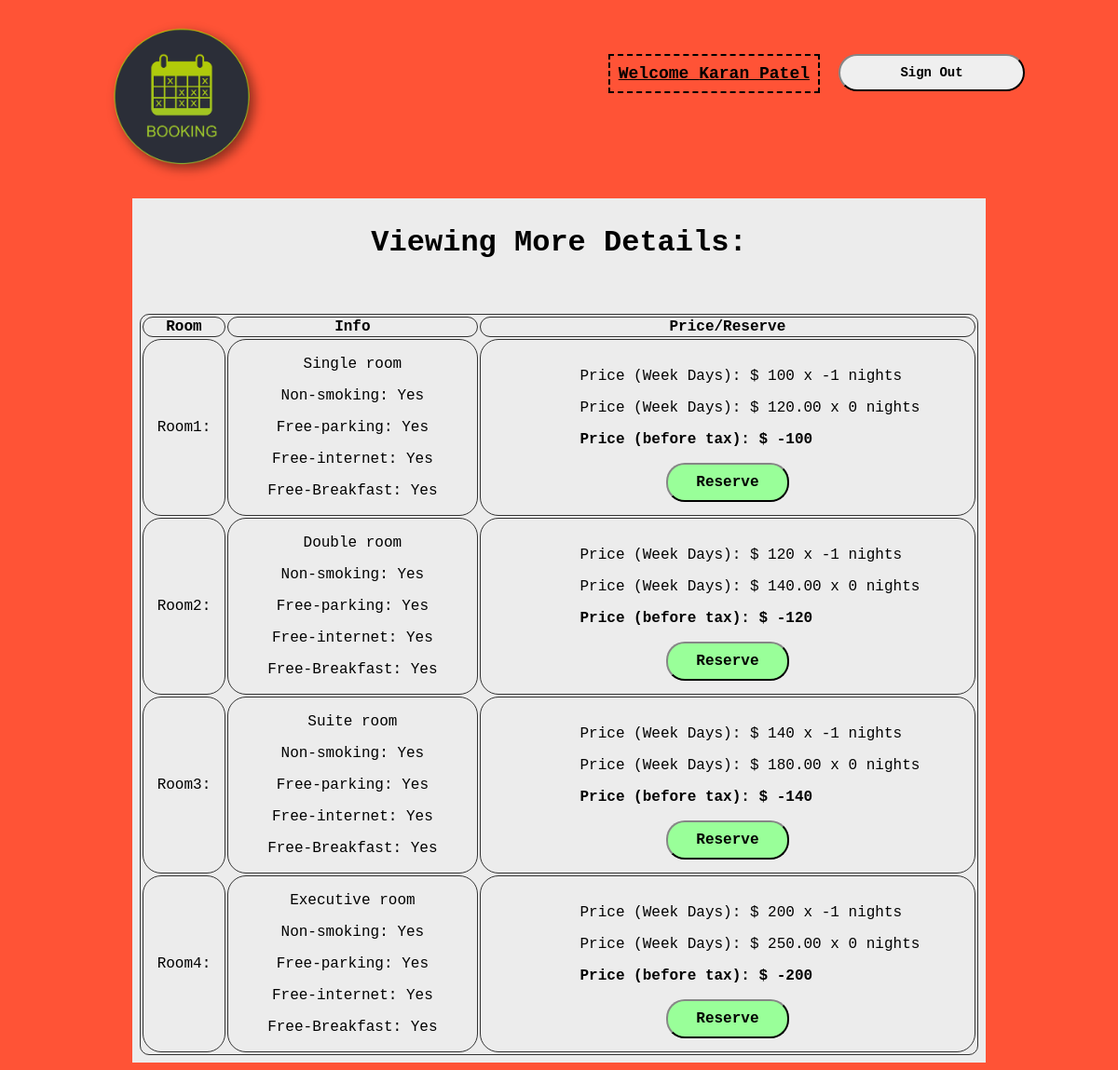
Page /showhotel_pg.php?room=5 (signed in) on the committed database.
### tables this page shows
CREATE TABLE IF NOT EXISTS `room` (
  `Rm_id` int(11) NOT NULL,
  `Rm_number` varchar(10) NOT NULL,
  `Rm_name` varchar(40) NOT NULL,
  `Rm_status` varchar(10) NOT NULL,
  `Rm_smoke` tinyint(1) NOT NULL,
  `Rm_max_Capacity` int(11) NOT NULL,
  `Rm_price` decimal(4,0) NOT NULL,
  `Rm_Hotel_id` int(11) NOT NULL,
  `room_type_id` int(11) NOT NULL,
  `Rm_number_beds` int(11) NOT NULL,
  `Rm_price_weekend` decimal(6,2) NOT NULL,
  `Rm_free_barking` tinyint(1) NOT NULL,
  `Rm_free_breakfast` tinyint(1) NOT NULL,
  `Rm_free_internet` tinyint(1) NOT NULL,
  PRIMARY KEY (`Rm_id`),
  KEY `room_type_id` (`room_type_id`) USING BTREE,
  KEY `Rm_Hotel_id` (`Rm_Hotel_id`)
);

CREATE TABLE IF NOT EXISTS `room_type` (
  `Typ_id` int(11) NOT NULL,
  `Typ_description` varchar(80) NOT NULL,
  PRIMARY KEY (`Typ_id`)
);

### showhotel_pg.php (the view, shortened to what this page needs)
<!DOCTYPE html>
<html>
<head>
	<link rel="stylesheet" type="text/css" href="css/styles.css<?php echo '?rnd_'.urlencode(time()).'='.urlencode(rand()); ?>"/>
</head>
<body>
	<nav>
		<div class="section_1">
			<?php
				if (!isset($_SESSION['ses_valid'])) {
					echo "<div style='margin:auto;' class='logo_div_mid'>
							<a href='index.php'><img src='img/logo.png' class='mid_logo' id='logo_mid'></a>
						</div>
						<h3 id='msg_to_nonuser'>* You are only allowed to look at the avalible room/hotel details.<br>To reserve a room please Sign-In or Register.</h3>";
				}else{
					echo "<div class='logo_div'>
							<a href='index.php'><img src='img/logo.png' id='logo'></a>
						</div>
						<button id='sign_out_btn' onclick='log_user_out()'>Sign Out</button>
						<p style='border:2px; border-style:dashed; border-color:#000000; padding: 0.5em;'>Welcome ".$_SESSION['gst_first_name']." ".$_SESSION['gst_last_name']."</p>";
				}
			?>
	</nav>
	<div class="pg2_div" >
		<h1>Viewing More Details:</h1>
		<br><br>
		<table class="page_2_table">
			<?php
			include_once "connection.php";
			$room_htl_id = intval($_GET['room']);
			$weekdays_stay = intval($_GET['weekday_days']);
			$weeknights_stay = intval($_GET['weekend_days']);
			$weekday_nights_stay = $weekdays_stay - 1;
			$weekend_nights_stay = $weeknights_stay;
			mysqli_select_db($conn,"room");
			$sql = "SELECT * FROM room WHERE Rm_Hotel_id ='" . $room_htl_id . "'";
			$result = mysqli_query($conn, $sql);
			if ($result->num_rows > 0) {
				echo"<tr>
				<th>Room</th>
				<th>Info</th>
				<th>Price/Reserve</th>
				</tr>";
				while($row = $result->fetch_assoc()) {
					$room_type = intval($row['room_type_id']);
					$sqllll = "SELECT * FROM room_type WHERE Typ_id ='" . $room_type . "'" ;
					$type_room = $conn->query($sqllll);
					$type = $type_room->fetch_assoc();
					if(intval($row['Rm_status'] == 0)){
						$total_room_price = $weekday_nights_stay*($row["Rm_price"]) + $weekend_nights_stay*($row["Rm_price_weekend"]);
						$get_smoking = "";
						if($row['Rm_smoke'] == 0){$get_smoking = "Yes";}else{$get_smoking = "No";}
						$get_parking = "";
						if($row['Rm_free_barking'] == 1){$get_parking = "Yes";}else{$get_parking = "No";}
						$get_internet = "";
						if($row['Rm_free_internet'] == 1){$get_internet = "Yes";}else{$get_internet = "No";}
						$get_breakfast = "";
						if($row['Rm_free_breakfast'] == 1){$get_breakfast = "Yes";}else{$get_breakfast = "No";}
						echo "<tr>
						<td>
						<p value=". $row["Rm_name"].">" . $row['Rm_name'] . ":</p>
						</td>
						<td>
						<p value=". $type["Typ_description"].">" . $type["Typ_description"] . " room</p>
						<p>Non-smoking: " . $get_smoking . "</p>
						<p>Free-parking: " . $get_parking . " </p>
						<p>Free-internet: " . $get_internet . "</p>
						<p>Free-Breakfast: " . $get_breakfast . "</p>
						</td>
						<td id='price_display_col'>
						<p value=". $row["Rm_price"].">Price (Week Days): $ ". $row["Rm_price"]." x ".$weekday_nights_stay." nights</p>
						<p value=". $row["Rm_price"].">Price (Week Days): $ ". $row["Rm_price_weekend"]." x ".$weekend_nights_stay." nights</p>
						<p id='total_price_btax' value=". $row["Rm_price"].">Price (before tax): $ ". $total_room_price." </p>";
						if (isset($_SESSION['gst_first_name'])) {
							echo "<button id=". $row["Rm_id"]."  onclick='confirmStay(this.id, $room_htl_id, $total_room_price)' >Reserve</button>";
						}else{
							echo "<button id=". $row["Rm_id"]." onclick='confirmStayButNotLoggedIn(this.id, $room_htl_id, $total_room_price)'>Reserve</button>";
						}
						echo"</td>
						</tr>";
					}
				}
			}else {
				echo "<h2 style='text-align: center;' id='noRoom'>NO ROOMS AVAILABLE FOR THIS HOTEL :(</h2>";
				echo "<h3 style='text-align: center;' id='noRoom'>Please try another hotel...</h3>";
			}
			?>
		</table>
	</div>
</body>
</html>

### css/styles.css (style rules this page uses)
body { background-image: url("../img/wallpaper.jpg"); background-repeat: no-repeat; background-attachment: fixed; background-position: center center; background-size: cover; background-color: #FF5336; font-family: Courier New; font-size: 16px; text-align: center; }
.logo_div #logo { max-width: 18%; width: 100%; float: left; }
.logo_div *, .logo_div_mid * { -moz-box-sizing: border-box; -webkit-box-sizing: border-box; box-sizing: border-box; margin: 0; padding: 0; }
.logo_div , .logo_div_mid { position: relative; margin: 1%; overflow: hidden; width: 540px; max-width: 18%; width: 100%; }
.logo_div { float: left; }
.logo_div #logo, .logo_div_mid #logo_mid { max-width: 100%; -moz-transition: all 0.3s; -webkit-transition: all 0.3s; transition: all 0.3s; }
nav { resize: both; display: inline-block; max-width: 1000px; width: 100%; top: 25; left: 0; right: 0; margin: 0 auto; align-items: center; text-align: center; }
.section_1 p { display: inline-block; float: right; margin: 0px auto; padding-top: 10px; padding: 2px; margin-top:5%; font-family: Courier New; font-size: 18px; font-weight: bold; text-decoration: underline; }
.section_1 #sign_out_btn { display: inline-block; float: right; margin: 0px auto; padding-top: 10px; padding: 5px; margin-top:5%; margin-left: 2%; font-family: Courier New; font-size: 14px; font-weight: bold; color: #000000; border-color: #323232; border-radius: 20px; }
.pg2_div { margin-left:auto; margin-right:auto; margin-top: auto; margin-bottom: auto; max-width: 900px; width: 100%; padding: 8px; background: #ececec; }
nav button { font-family: Courier New; font-size: 12px; font-weight: bold; display: inline-block; float: right; color: #000000; border-radius: 20px; height: 40px; width: 20%; margin: 0px auto; padding-top: 10px; padding: 5px; margin-top:3%; margin-left: 1%; text-align: center; vertical-align: center; border-color: #323232; }
table { width: 100%; }
.pg2_div table { border: 1px solid black; border-radius: 10px; border-color: #323232; }
.page_2_table th { border: 1px solid black; border-radius: 20px; border-color: #323232; }
.page_2_table td { border: 1px solid black; border-radius: 20px; border-color: #323232; }
.page_2_table, .table_hotel_details { text-align: center; }
.page_2_table button { font-family: Courier New; font-size: 16px; font-weight: bold; display: inline-block; color: #000000; border-color: #323232; border-radius: 20px; display: inline-block; margin: 0px auto; padding: 10px 30px; text-align: center; background-color: #99ff99; background-image: url("../img/wallpaper.jpg"); background-repeat: no-repeat; background-attachment: fixed; background-position: center center; background-size: cover; }
#total_price_btax { font-weight: bold; }
#price_display_col p { text-align: left; margin-left: 20%; }

### rows in the picture
room: Rm_name "Room1", room_type.Typ_description "Single", Rm_smoke "Yes", Rm_free_barking "Yes", Rm_free_internet "Yes", Rm_free_breakfast "Yes", Rm_price "100", Rm_price_weekend "120.00", total_room_price "-100"
room: Rm_name "Room2", room_type.Typ_description "Double", Rm_smoke "Yes", Rm_free_barking "Yes", Rm_free_internet "Yes", Rm_free_breakfast "Yes", Rm_price "120", Rm_price_weekend "140.00", total_room_price "-120"
room: Rm_name "Room3", room_type.Typ_description "Suite", Rm_smoke "Yes", Rm_free_barking "Yes", Rm_free_internet "Yes", Rm_free_breakfast "Yes", Rm_price "140", Rm_price_weekend "180.00", total_room_price "-140"
room: Rm_name "Room4", room_type.Typ_description "Executive", Rm_smoke "Yes", Rm_free_barking "Yes", Rm_free_internet "Yes", Rm_free_breakfast "Yes", Rm_price "200", Rm_price_weekend "250.00", total_room_price "-200"

### other values in the picture
$_SESSION['gst_first_name'] "Karan"
$_SESSION['gst_last_name'] "Patel"
